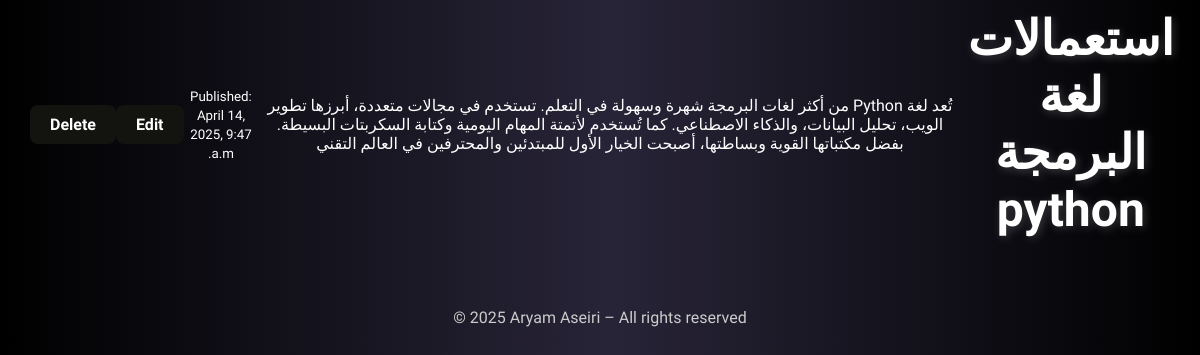
Screenshot of /blogs/8/ with the database file from the repository.
### portfolio/models.py (models this page shows, shortened)
class Blog(models.Model):
    title = models.CharField(max_length=200)
    content = models.TextField()
    image = models.ImageField(upload_to='blog_images/', null=True, blank=True)
    created_at = models.DateTimeField(auto_now_add=True)

### portfolio/views.py (the view)
# urls.py: path('blogs/<int:pk>/', views.blog_detail, name='blog_detail'),
def blog_detail(request, pk):
    blog = get_object_or_404(Blog, pk=pk)
    return render(request, 'portfolio/blog_detail.html', {'blog': blog})

### portfolio/templates/portfolio/blog_detail.html (shortened to what this page needs)
{% extends 'portfolio/base.html' %}
{% block content %}
{% load static %}
  <link rel="stylesheet" href="{% static 'portfolio/style.css' %}">
<section class="cards-section">
  <div class="container">
    <h1>{{ blog.title }}</h1>
    <p>{{ blog.content }}</p>
    <p><small>Published: {{ blog.created_at }}</small></p>
   <a href="{% url 'blog_update' blog.pk %}" class="btn">Edit</a>
<a href="{% url 'blog_delete' blog.pk %}" class="btn btn-danger" style="margin-left: 10px;">Delete</a>
  </div>
</section>
{% endblock %}

### portfolio/static/portfolio/style.css (style rules this page uses)
.btn { display: inline-block; padding: 12px 24px; background-color: #13111c; color: white; text-decoration: none; border-radius: 10px; transition: 0.3s ease; }
h1 { font-size: 3rem; color: white; text-shadow: 2px 2px 10px rgba(255, 255, 255, 0.2); text-align: center; }
.btn { padding: 10px 20px; background-color: #13140f; color: white; border-radius: 8px; text-decoration: none; display: inline-block; font-weight: bold; }
* { font-family: 'Tajawal', sans-serif; }

### rows the page displays
Blog: title "استعمالات لغة البرمجة python", content "تُعد لغة Python من أكثر لغات البرمجة شهرة وسهولة في التعلم. تستخدم في مجالات متعددة، أبرزها تطوير الويب، تحليل البيانات، والذكاء الاصطناعي. كما تُستخدم لأتمتة المهام اليومية وكتابة السكربتات البسيطة. بفضل مكتباتها القوية وبساطتها، أصبحت الخيار الأول للمبتدئين والمحترفين في العالم التقني", created_at "April 14, 2025, 9:47 a.m."
